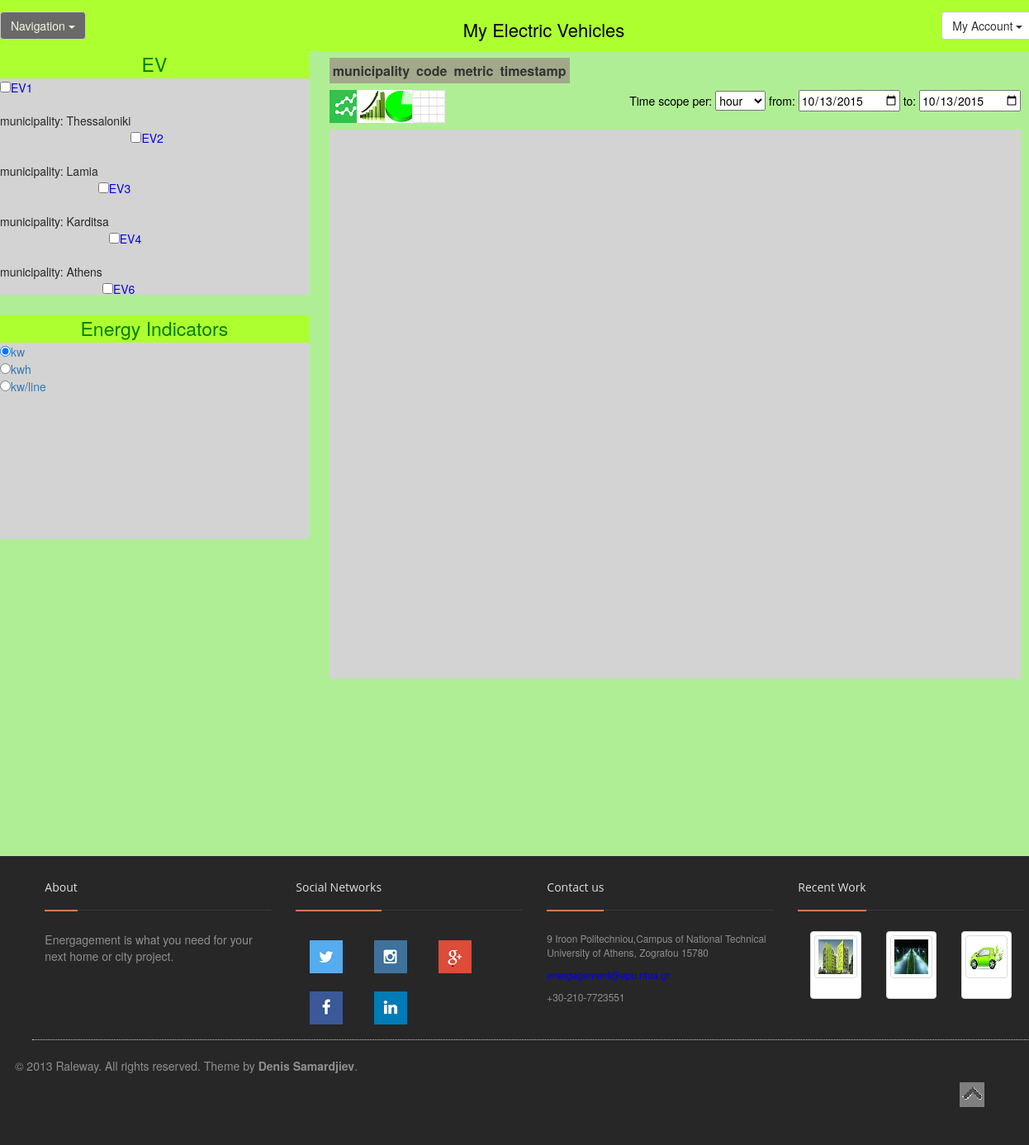
The app's page /p/mydata/ with its own data.
### myapp/models.py (models this page shows)
class StreetLighting1(models.Model):
    values=models.ManyToManyField(Value, null=True, blank=True)
    kwh=models.ManyToManyField(Value, null=True, blank=True, related_name="kwh")
    kwh_line=models.ManyToManyField(Value, null=True, blank=True, related_name="kw_line")
    kw=models.ManyToManyField(Value, null=True, blank=True, related_name="kw")
    code = models.IntegerField(default=0)
    municipality = models.CharField(max_length=200, default="Athens")
    longitude = models.IntegerField(default=38)
    latitude = models.IntegerField(default=23)

### myapp/views.py (the view)
def mydata(request):
    test1 = list(StreetLighting1.objects.all())
    return render(request, 'myapp/mydata.html', {'test1': test1},)

### energagement/templates/myapp/mydata.html (shortened to what this page needs)
{% extends "myapp/base3.html" %}
{% load staticfiles %}
{% block content %}
<head lang="en">
    <link rel="stylesheet" type="text/css" href="{% static 'myapp/mycss.css' %}" />
    <link rel="stylesheet" type="text/css" href="{% static 'myapp/jquery.dynatable.css' %}" />
</head>
<body>
    <br/><br/>
    <br/>
    <div style="width: 30%; height: 500px;  margin-right:auto; margin-bottom: 10%">
   	    <a>
            <div style="width: 100%; background-color:#ADFF2F">
                <a style="color: green; font-size: 23px;"> <center>EV</center> </a>
            </div>
        </a>
            <div style="width: 100%; height: 52.5%; background-color:lightgray; overflow-y: scroll">
                        <ul style="vertical-align: middle; -webkit-padding-start: 0px;">
                        {% for item in test1 %}
                             <input type="checkbox" class="graph-button" id="graph-button-{{item.id}}"><a data-toggle="collapse" href="#collapse{{item.id}}">EV{{item.id}}</a></input>
                             <div id="collapse{{item.id}}" class="collapse in">
                                 <a class="panel-body" style="margin-left: 10%; color: #272727; margin-bottom: -2%; margin-top: 1%"> municipality: {{item.municipality}} </a>
                             </div>
                             <br/><br/>
                        {% endfor %}
                        </ul>
            </div>
        <a>
            <div style="width: 100%; height: 5%; background-color:transparent">
            </div>
        </a>
        <a>
            <div style="width: 100%; background-color:#ADFF2F">
                <a style="color: green; font-size: 23px;"> <center>Energy Indicators</center> </a>
            </div>
        </a>
        <a>
            <div style="width: 100%; height: 47.5%; background-color:lightgray; overflow-y: scroll">
                <a>
                    <ul style="vertical-align: middle; -webkit-padding-start: 0px;">
                        <input class="radio-button" type="radio" name="indicator" value="kw" checked="checked">kw</input><br>
                        <input class="radio-button" type="radio" name="indicator" value="kwh">kwh</input><br>
                        <input class="radio-button" type="radio" name="indicator" value="kw_line">kw/line</input>
                    </ul>
                </a>
            </div>
        </a>
   	</div>
    <div style="width: 64%; height: 950px; margin-left: 2%; margin-right:auto; margin-bottom: 2%">
        <div class="row1" style="width:105%; margin-top: 1%">
            <table id="myTable">
                <thead>
                    <th data-dynatable-column="dimos">municipality</th>
                    <th data-dynatable-column="kwdikos">code</th>
                    <th data-dynatable-column="metric" >metric <a class="-webkit-any-link" href="#" id="metric"> </a></th>
                    <th data-dynatable-column="timestamp">timestamp <a class="-webkit-any-link" href="#" id="timestamp"> </a> </th>
                </thead>
            </table>
        </div>
        <div class="row1" style="width:105%; margin-top: 1%">
            <div style="display: inline; width: 100%">
                <div style="width: 4%">
                    <input type="image" class="line" name="diagram" value="line"  src="{% static 'myapp/images/line_chart.png' %}" alt="Submit Form" />
                </div>
                <div style="width: 4%">
                    <input type="image" class="bar" name="diagram" value="bar"  src="{% static 'myapp/images/bar_chart.jpg' %}" alt="Submit Form" />
                </div>
                <div style="width: 4%">
                    <input type="image" class="pie" name="diagram" value="pie"  src="{% static 'myapp/images/pie_chart2.png' %}" alt="Submit Form" />
                </div>
                <div style="width: 4%">
                    <input type="image" name="diagram" value="table"  src="{% static 'myapp/images/table.jpg' %}" alt="Submit Form" />
                </div>
                    <a style="float: right; color: black"> Time scope per:
                       <select class="select_time" name="select_time">
                            <option value="hour">hour</option>
                        </select>
                        from:
                        <input class="select_date" id="from_date" type="date" name="from_date">
                        to:
                        <input class="select_date" id="to_date" type="date" name="to_date">
                    </a>
            </div>
        </div>
        <div class='diagram_area' style="width: 105%; height: 70%; margin-top: 1%; background-color:lightgray; overflow: scroll">
        </div>
    </div>
</body>
</html>
{% endblock %}

### energagement/static/myapp/mycss.css (style rules this page uses)
body { background: #b0ee95; width:100%; height:100%; }
table, th, td { border: 1px beige; padding: 4px; text-align: center; }
div { display: block; float:left; }
@media (min-width: 768px) { a:-webkit-any-link { color: -webkit-link; text-decoration: none; cursor: auto; } }
@media (min-width: 768px) { .btn-group-vertical > .btn-group:after, .btn-group-vertical > .btn-group:before, .btn-toolbar:after, .btn-toolbar:before, .clearfix:after, .clearfix:before, .container-fluid:after, .container-fluid:before, .container:after, .container:before, .dl-horizontal dd:after, .dl-horizontal dd:before, .form-horizontal .form-group:after, .form-horizontal .form-group:before, .modal-footer:after, .modal-footer:before, .nav:after, .nav:before, .navbar-collapse:after, .navbar-collapse:before, .navbar-header:after, .navbar-header:before, .navbar:after, .navbar:before, .pager:after, .pager:before, .panel-body:after, .panel-body:before, .row:after, .row:before { display: table; content: " "; } }
@media (min-width: 768px) { .btn-group-vertical > .btn-group:after, .btn-toolbar:after, .clearfix:after, .container-fluid:after, .container:after, .dl-horizontal dd:after, .form-horizontal .form-group:after, .modal-footer:after, .nav:after, .navbar-collapse:after, .navbar-header:after, .navbar:after, .pager:after, .panel-body:after, .row:after { clear: both; } }
@media (min-width: 768px) { * { -webkit-box-sizing: border-box; -moz-box-sizing: border-box; box-sizing: border-box; } }
@media (min-width: 768px) { .row1 { margin-right: 2%; margin-left: 0%; } }

### records on screen
StreetLighting1: id "1", municipality "Thessaloniki"
StreetLighting1: id "2", municipality "Lamia"
StreetLighting1: id "3", municipality "Karditsa"
StreetLighting1: id "4", municipality "Athens"
StreetLighting1: id "6"
